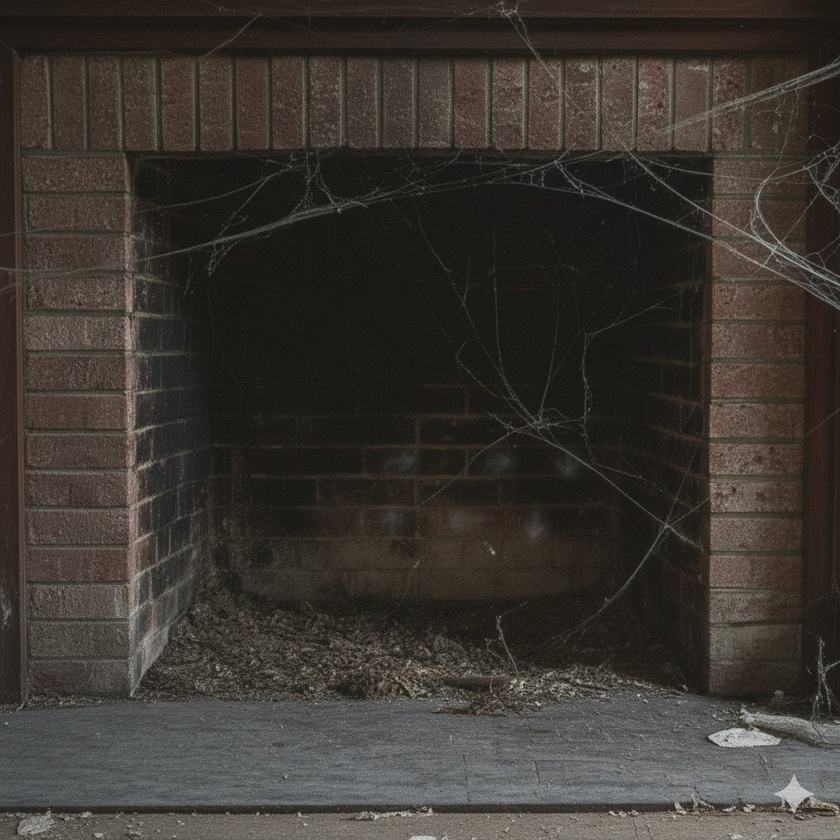
#> input picture images/casa_abandonada_01_salatvdentro_lareira_zoom.jpg, 840 x 840 px, shrunk from 1024 x 1024 before the run
$ python transparencia.py images/casa_abandonada_01_salatvdentro_lareira_zoom.jpg out.png 5
#> lines starting #> are read from the running program, lines starting #| are printed output that depends on the picture
from PIL import Image, ImageFilter
import sys

def remover_fundo_solido(input_path, output_path, threshold=10, remover_borda_branca=True, suavizar_bordas=True):
    """
    Transforma o fundo de cor sólida de uma imagem em transparente.

    Argumentos:
    input_path (str): Caminho para a imagem de entrada (JPG, PNG, etc.).
    output_path (str): Caminho para salvar a imagem de saída (será PNG).
    threshold (int): Tolerância para cores 'semelhantes' ao fundo (padrão: 10).
    remover_borda_branca (bool): Remove bordas brancas/claras automaticamente (padrão: True).
    suavizar_bordas (bool): Aplica transparência gradual nas bordas (padrão: True).
    """
#> called with output_path = 'out.png', threshold = 5, remover_borda_branca = True, suavizar_bordas = True
    try:
        # Abrir a imagem
        img = Image.open(input_path)
#> img is the input picture: PIL image 840x840 RGB; mean R, G, B 59.1, 54.3, 49
    except FileNotFoundError:
        print(f"Erro: O arquivo '{input_path}' não foi encontrado.")
        return
    except Exception as e:
        print(f"Erro ao abrir a imagem: {e}")
        return

    # Converter a imagem para RGBA (Vermelho, Verde, Azul, Alfa/Transparência)
    img = img.convert("RGBA")
#> img: PIL image 840x840 RGBA
    width, height = img.size
#> width = 840; height = 840

    # Obter os dados de todos os pixels da imagem
    datas = img.getdata()

    # Determinar a cor de fundo pegando o primeiro pixel (canto superior esquerdo)
    bg_color = datas[0]
#> bg_color = (30, 25, 21, 255)

    print(f"Cor de fundo detectada (R,G,B,A): {bg_color}")
#| Cor de fundo detectada (R,G,B,A): (30, 25, 21, 255)
    print("Processando imagem...")

    # Lista para armazenar os novos dados dos pixels
    newData = []

    # Iterar por cada pixel
    for item in datas:
        # Calcular a diferença de cor em relação ao fundo
        diff = abs(item[0] - bg_color[0]) + abs(item[1] - bg_color[1]) + abs(item[2] - bg_color[2])

        if diff <= threshold * 3:
            # Pixel é do fundo - tornar transparente
            newData.append((item[0], item[1], item[2], 0))
        elif suavizar_bordas and diff <= threshold * 6:
            # Pixel está na transição (borda) - aplicar transparência gradual
            # Quanto mais próximo do fundo, mais transparente
            alpha = int((diff - threshold * 3) / (threshold * 3) * 255)
            newData.append((item[0], item[1], item[2], min(255, max(0, alpha))))
        else:
            # Pixel é do objeto - manter opaco
            newData.append(item)
#> this loop made 705600 passes
#> (item, diff, alpha) on passes 32, 33, 49, 55, 59: ((36, 31, 27, 255), 18, 51), ((37, 29, 26, 255), 16, 17), ((36, 31, 27, 255), 18, 51), ((37, 32, 26, 255), 19, 68), ((36, 31, 25, 255), 16, 17)
#> (diff, alpha) on passes 65, 82, 88, 91, 92, 97: (16, 17), (24, 153), (18, 51), (21, 102), (18, 51), (27, 204)
#> after the loop, newData = 705600 items

    # Aplicar os novos dados de pixel à imagem
    img.putdata(newData)
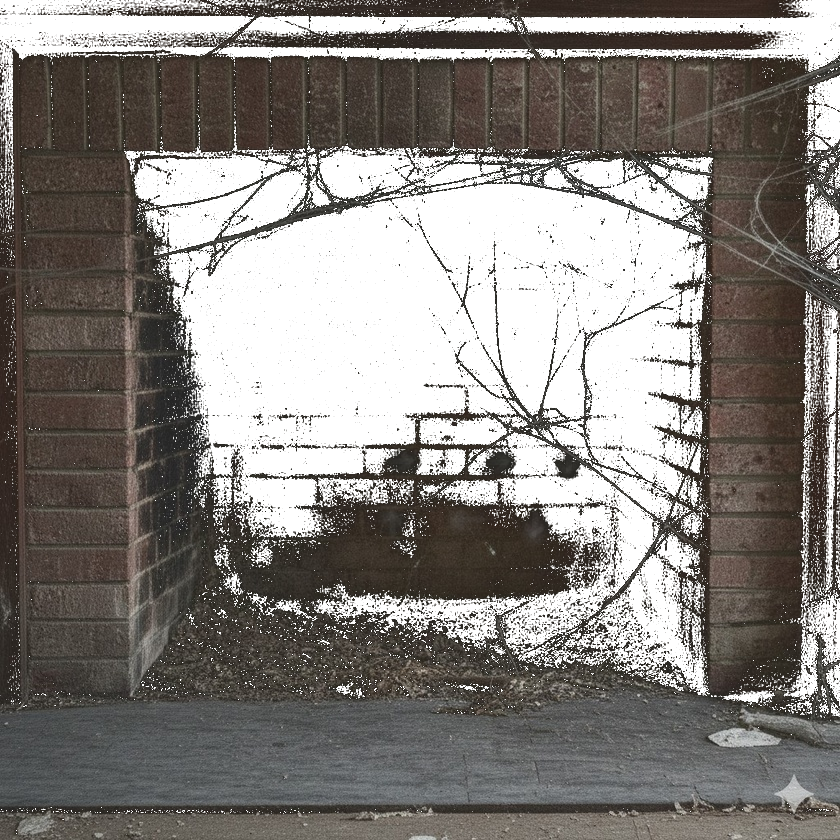
#> img: PIL image 840x840 RGBA; mean R, G, B, A 59.1, 54.3, 49, 171.6; transparent parts drawn white

    # ✅ REMOVER BORDAS BRANCAS (múltiplas passadas para ser mais agressivo)
    if remover_borda_branca:
        print("Removendo bordas brancas (passada 1/3)...")
        img = remover_bordas_brancas(img, threshold_branco=200, raio=2)
        print("Removendo bordas brancas (passada 2/3)...")
        img = remover_bordas_brancas(img, threshold_branco=180, raio=1)
        print("Removendo bordas brancas (passada 3/3)...")
        img = remover_bordas_brancas(img, threshold_branco=160, raio=1)

    # Salvar a nova imagem como PNG (que suporta transparência)
    try:
        img.save(output_path, "PNG")
        print(f"Sucesso! Imagem salva em '{output_path}'")
    except Exception as e:
        print(f"Erro ao salvar a imagem: {e}")


def remover_bordas_brancas(img, threshold_branco=220, raio=1):
    """
    Remove pixels brancos/claros que estão próximos de áreas transparentes.

    Args:
        img: Imagem PIL em modo RGBA
        threshold_branco: Valor mínimo RGB para considerar "branco" (0-255)
        raio: Raio de busca por pixels transparentes (1 = 3x3, 2 = 5x5, etc.)

    Returns:
        Imagem PIL processada
    """
#> called with threshold_branco = 200, raio = 2
    width, height = img.size
#> width = 840; height = 840
    pixels = img.load()

    # Criar uma cópia para não modificar enquanto lê
    resultado = img.copy()
    pixels_resultado = resultado.load()

    removidos = 0

    # Percorrer todos os pixels
    for y in range(height):
        for x in range(width):
            r, g, b, a = pixels[x, y]

            # Se o pixel já é transparente, pular
            if a < 10:
                continue

            # Verificar se é um pixel claro/branco (todos os canais RGB altos)
            is_branco = r >= threshold_branco and g >= threshold_branco and b >= threshold_branco

            if is_branco:
                # Verificar se está próximo de área transparente
                tem_transparente_perto = False

                # Verificar vizinhos em um raio maior
                for dy in range(-raio, raio + 1):
                    for dx in range(-raio, raio + 1):
                        nx, ny = x + dx, y + dy

                        # Verificar limites
                        if 0 <= nx < width and 0 <= ny < height:
                            _, _, _, na = pixels[nx, ny]

                            # Se algum vizinho é transparente ou semi-transparente
                            if na < 128:
                                tem_transparente_perto = True
                                break

                    if tem_transparente_perto:
                        break

                # Se tem transparente perto, remover o pixel branco
                if tem_transparente_perto:
                    pixels_resultado[x, y] = (r, g, b, 0)
                    removidos += 1
#> after the loop, removidos = 0

    print(f"  -> {removidos} pixels brancos removidos (threshold={threshold_branco}, raio={raio})")
#|   -> 0 pixels brancos removidos (threshold=200, raio=2)
    return resultado


# --- Como usar o script ---
if __name__ == "__main__":
    # Verifique se os nomes dos arquivos foram passados como argumentos
    if len(sys.argv) < 3:
        print("=" * 70)
        print("SCRIPT PARA REMOVER FUNDO E BORDAS BRANCAS DE IMAGENS")
        print("=" * 70)
        print("\nUso: python transparencia.py <entrada> <saida> [tolerancia]")
        print("\nExemplos:")
        print("  python transparencia.py moeda.jpg moeda_transparente.png")
        print("  python transparencia.py item.jpg item.png 15")
        print("\nNovos recursos:")
        print("  [OK] Remove fundo de cor solida")
        print("  [OK] Remove bordas brancas automaticamente")
        print("  [OK] Suaviza bordas com transparencia gradual (anti-aliasing)")
        print("\nParâmetros:")
        print("  entrada    : Arquivo de imagem (JPG, PNG, etc.)")
        print("  saida      : Arquivo de saída PNG")
        print("  tolerancia : Tolerância de cor 0-255 (padrão: 10)")
        print("               Aumente se o fundo não estiver sendo removido")
        print("=" * 70)
    else:
        input_file = sys.argv[1]
        output_file = sys.argv[2]

        # Opcional: permitir passar a tolerância como terceiro argumento
        tolerancia = 10
        if len(sys.argv) > 3:
            try:
                tolerancia = int(sys.argv[3])
            except ValueError:
                print(f"Aviso: Tolerância '{sys.argv[3]}' inválida. Usando padrão de {tolerancia}.")

        print(f"\n{'='*70}")
        print(f"Processando: {input_file}")
        print(f"Tolerância: {tolerancia}")
        print(f"{'='*70}\n")

        remover_fundo_solido(input_file, output_file, tolerancia,
                           remover_borda_branca=True,
                           suavizar_bordas=True)
#|   -> 0 pixels brancos removidos (threshold=180, raio=1)
#|   -> 0 pixels brancos removidos (threshold=160, raio=1)

$ run again, on images/portao_saida_aberto_fim.jpg
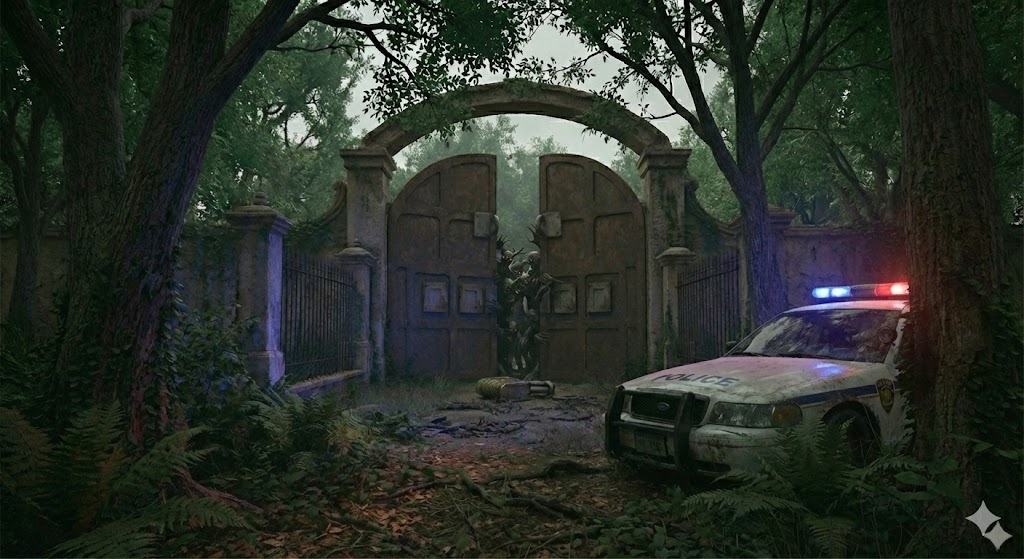
#> input picture images/portao_saida_aberto_fim.jpg, 1024 x 559 px
#> in remover_fundo_solido, img is the input picture: PIL image 1024x559 RGB; mean R, G, B 42, 48.4, 40.9
#> bg_color = (14, 24, 15, 255)
#| Cor de fundo detectada (R,G,B,A): (14, 24, 15, 255)
#> the loop in remover_fundo_solido, `for item in datas:` made 572416 passes
#> (item, diff, alpha) on passes 9, 11, 12, 13, 14, 15, 17, 18: ((8, 15, 7, 255), 23, 136), ((6, 13, 5, 255), 29, 238), ((10, 17, 9, 255), 17, 34), ((9, 16, 8, 255), 20, 85), ((10, 17, 9, 255), 17, 34), ((10, 17, 9, 255), 17, 34), ((7, 17, 8, 255), 21, 102), ((5, 15, 6, 255), 27, 204)
#> after the loop in remover_fundo_solido, `for item in datas:`: newData = 572416 items
#> in remover_fundo_solido, `img.putdata(newData)`:
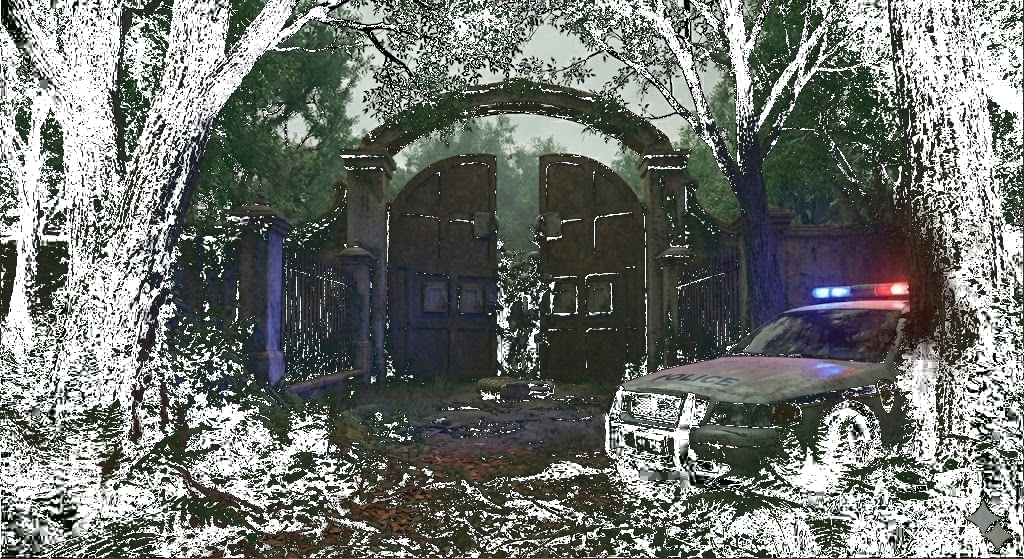
#> img: PIL image 1024x559 RGBA; mean R, G, B, A 42, 48.4, 40.9, 179.7; transparent parts drawn white
#> after the loop in remover_bordas_brancas, `for y in range(height):`: removidos = 1790
#|   -> 1790 pixels brancos removidos (threshold=200, raio=2)
#|   -> 2578 pixels brancos removidos (threshold=180, raio=1)
#|   -> 2840 pixels brancos removidos (threshold=160, raio=1)

$ run again, on images/Gemini_Generated_Image_d1xxjad1xxjad1xx.png
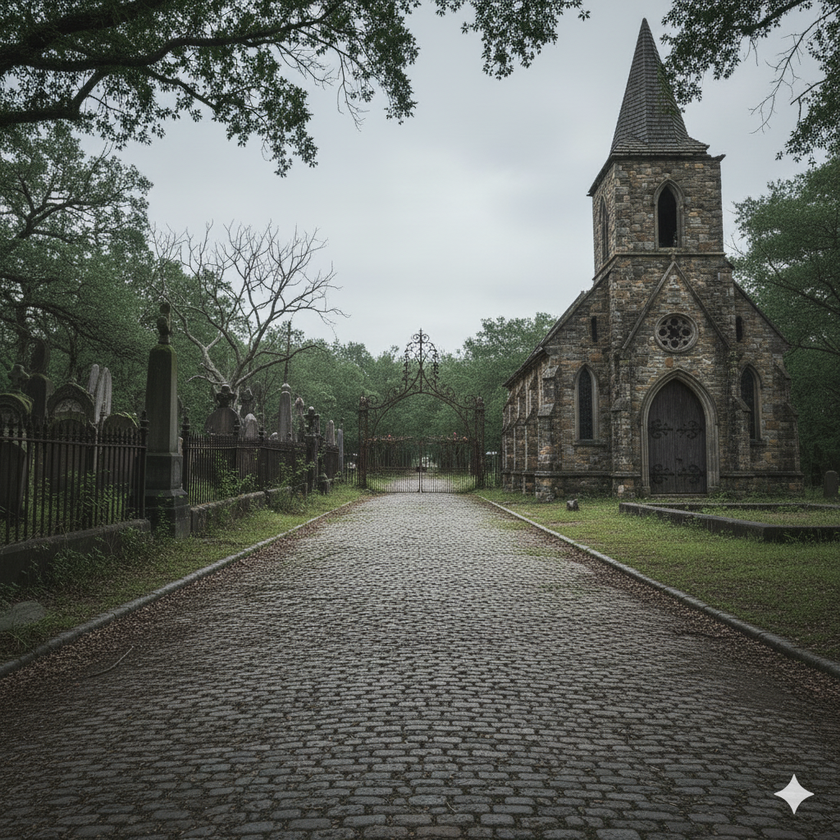
#> input picture images/Gemini_Generated_Image_d1xxjad1xxjad1xx.png, 840 x 840 px, shrunk from 1024 x 1024 before the run
#> in remover_fundo_solido, img is the input picture: PIL image 840x840 RGB; mean R, G, B 98.4, 102.1, 96.6
#> bg_color = (37, 44, 33, 255)
#| Cor de fundo detectada (R,G,B,A): (37, 44, 33, 255)
#> the loop in remover_fundo_solido, `for item in datas:` made 705600 passes
#> (item, diff, alpha) on passes 2, 4, 19, 20, 36, 41, 45, 53: ((29, 39, 27, 255), 19, 68), ((45, 55, 44, 255), 30, 255), ((44, 53, 45, 255), 28, 221), ((42, 48, 43, 255), 19, 68), ((23, 30, 35, 255), 30, 255), ((34, 40, 52, 255), 26, 187), ((28, 33, 34, 255), 21, 102), ((42, 47, 44, 255), 19, 68)
#> after the loop in remover_fundo_solido, `for item in datas:`: newData = 705600 items
#> in remover_fundo_solido, `img.putdata(newData)`:
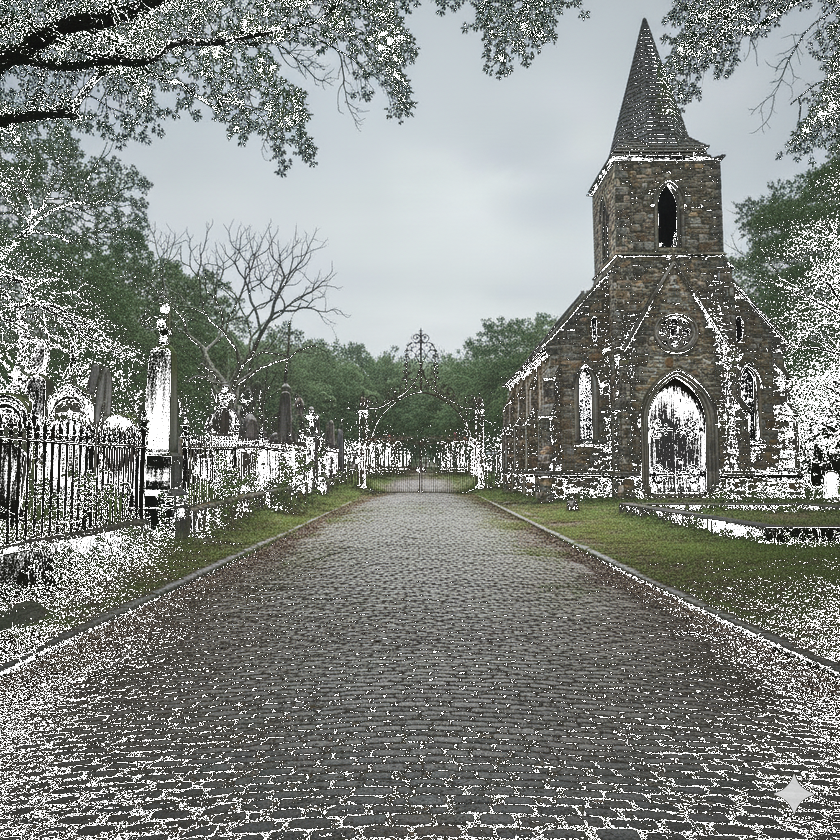
#> img: PIL image 840x840 RGBA; mean R, G, B, A 98.4, 102.1, 96.6, 218.6; transparent parts drawn white
#> after the loop in remover_bordas_brancas, `for y in range(height):`: removidos = 847
#|   -> 847 pixels brancos removidos (threshold=200, raio=2)
#|   -> 1576 pixels brancos removidos (threshold=180, raio=1)
#|   -> 3068 pixels brancos removidos (threshold=160, raio=1)
